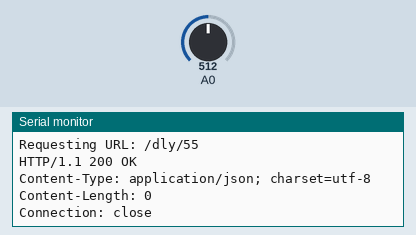
This sketch was run on a simulated ESP8266 (NodeMCU). On the bench: the last lines printed to the serial monitor. The test bench sets the inputs (shaded band); at power-on: A0 = 512. WiFi joins after 1.5 s; servers stay silent unless stated; uploads are accepted with an empty reply.

Above: at 2.7 s.
2.8 s: A0 set to 716
At 5.3 s:
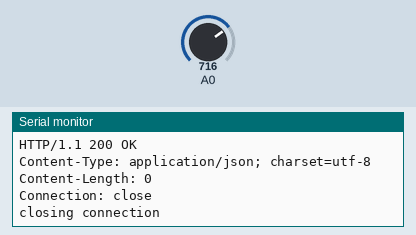
5.6 s: A0 set to 900
At 5.76 s:
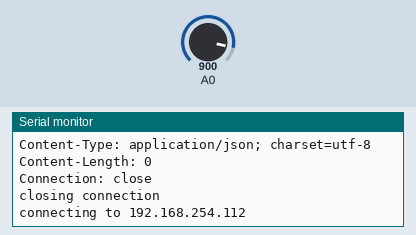

The sketch:

Client_Potentiometer.ino
```cpp
// Analog Input Web Client
// sends ADC (Analog Digital Converter) value
// as a web request to ESP8266 LED Matrix Server
// Hari Wiguna, 2015

#include <ESP8266WiFi.h>

const char* ssid     = "Firefly24";
const char* password = "........";

const char* host = "192.168.254.112";

const int switchPin = 0;
int value = 0;
int previousValue = 1;

void setup() {
  Serial.begin(9600);
  delay(10);
  pinMode(switchPin, INPUT);
  pinMode(A0, INPUT);

  // We start by connecting to a WiFi network

  Serial.println();
  Serial.println();
  Serial.print("Connecting to ");
  Serial.println(ssid);

  WiFi.begin(ssid, password);

  while (WiFi.status() != WL_CONNECTED) {
    delay(500);
    Serial.print(".");
  }

  Serial.println("");
  Serial.println("WiFi connected");
  Serial.println("IP address: ");
  Serial.println(WiFi.localIP());
}


void loop() {
  // Read and map the ADC input so the output is 10 through 100
  value = map(analogRead(A0), 0,1023, 10,100);

  // Only send value to Server if it changes "significantly"
  if ( abs(value-previousValue) > 5 )
  {
    previousValue = value;

    Serial.print("connecting to ");
    Serial.println(host);

    // Use WiFiClient class to create TCP connections
    WiFiClient client;
    const int httpPort = 80;
    if (!client.connect(host, httpPort)) {
      Serial.println("connection failed");
      return;
    }

    // We now create a URI for the request
    String url = "/dly/";
    url += String(value);

    Serial.print("Requesting URL: ");
    Serial.println(url);

    // This will send the request to the server
    client.print(String("GET ") + url + " HTTP/1.1\r\n" +
                 "Host: " + host + "\r\n" +
                 "Connection: close\r\n\r\n");
    delay(10);

    // Read all the lines of the reply from server and print them to Serial
    while (client.available()) {
      String line = client.readStringUntil('\r');
      Serial.print(line);
    }

    Serial.println();
    Serial.println("closing connection");
  }
  delay(10);
}
```

Measured:
- after the input at 2.8 s, the serial monitor: prints a new line after 0.25 s (image 1)
